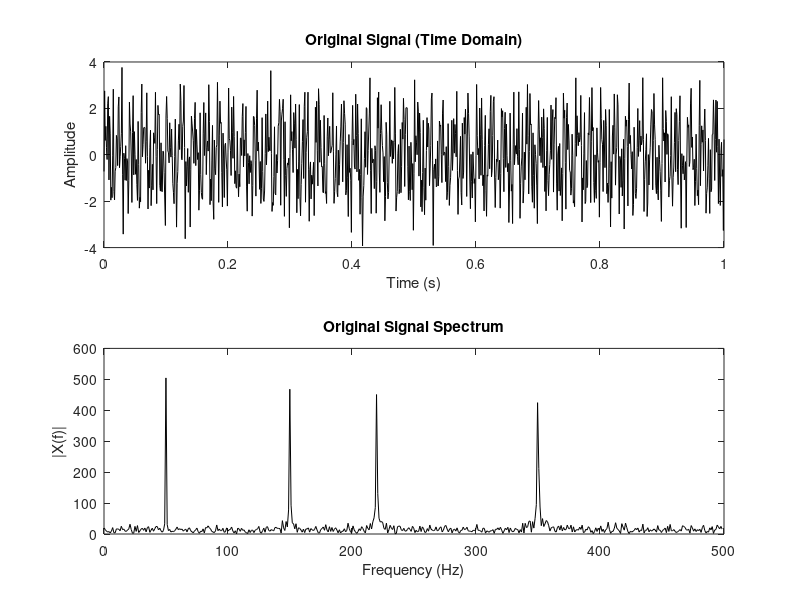
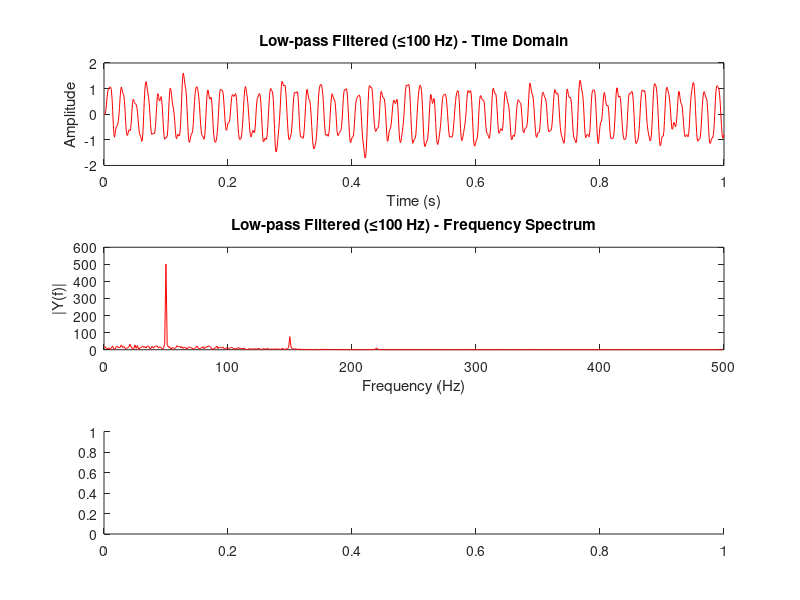

MATLAB code to generate these figures, in order: (Note: this script raises an error after producing the figures.)

clc; clear; close all;

%% Sampling settings
Fs = 1000;               
t = 0:1/Fs:1;            

%% Test signal (sum of sinusoids + noise)
x = sin(2*pi*50*t) + sin(2*pi*150*t) + sin(2*pi*220*t) + sin(2*pi*350*t) + 0.5*randn(size(t));

%% Frequency vector 
f = (0:length(x)-1)*Fs/length(x);

%% Plot original signal 
figure('Name','Original Signal','NumberTitle','off');
subplot(2,1,1);
plot(t,x,'k'); 
title('Original Signal (Time Domain)');
xlabel('Time (s)'); ylabel('Amplitude');

subplot(2,1,2);
X = abs(fft(x));
plot(f(1:floor(end/2)), X(1:floor(end/2)),'k');
title('Original Signal Spectrum');
xlabel('Frequency (Hz)'); ylabel('|X(f)|');

%% Filter parameters 
low_cutoff   = 100/(Fs/2);
high_cutoff  = 200/(Fs/2);
band_cutoff  = [150 300]/(Fs/2);
notch_cutoff = [240 260]/(Fs/2);
multi_cutoff = [50 100 200 250 350 400]/(Fs/2);

%% IIR Filter Designs (Butterworth)
order = 4;
[b_low,a_low]     = butter(order, low_cutoff, 'low');
[b_high,a_high]   = butter(order, high_cutoff, 'high');
[b_band,a_band]   = butter(order, band_cutoff, 'bandpass');
[b_notch,a_notch] = butter(order, notch_cutoff, 'stop');

%% FIR Multi-Band Filter Design using firpm
order_fir = 200;
f_bands = [0 50 100 200 250 350 400 500]/(Fs/2);
a_bands = [1 1 0 0 1 1 0 0];
b_multi = firpm(order_fir, f_bands, a_bands);

%% Apply filters
y_low   = filter(b_low, a_low, x);
y_high  = filter(b_high, a_high, x);
y_band  = filter(b_band, a_band, x);
y_notch = filter(b_notch, a_notch, x);
y_multi = filter(b_multi, 1, x);

%% List of signals and filters
signals = {y_low, y_high, y_band, y_notch, y_multi};
titles  = {'Low-pass Filtered (≤100 Hz)', ...
           'High-pass Filtered (≥200 Hz)', ...
           'Band-pass Filtered (150–300 Hz)', ...
           'Notch Filtered (removes 240–260 Hz)', ...
           'Multi-band Filtered (50-100,200-250,350-400 Hz)'};
b = {b_low, b_high, b_band, b_notch, b_multi};
a = {a_low, a_high, a_band, a_notch, 1};  % FIR: a=1

%% Plot filtered signals (Figure 2+)
for k = 1:length(signals)
    figure('Name', titles{k}, 'NumberTitle','off');
    
    % --- Time domain ---
    subplot(3,1,1);
    plot(t, signals{k}, 'r');
    title([titles{k} ' - Time Domain']);
    xlabel('Time (s)'); ylabel('Amplitude');

    % --- Frequency spectrum ---
    subplot(3,1,2);
    Y = abs(fft(signals{k}));
    plot(f(1:floor(end/2)), Y(1:floor(end/2)), 'r');
    title([titles{k} ' - Frequency Spectrum']);
    xlabel('Frequency (Hz)'); ylabel('|Y(f)|');

    % --- Bode plot ---
    subplot(3,1,3);
    [h,freq] = freqz(b{k}, a{k}, 1024, Fs);
    yyaxis left
    plot(freq, 20*log10(abs(h)), 'b', 'LineWidth', 1.2);
    ylabel('Magnitude (dB)');
    yyaxis right
    plot(freq, angle(h)*180/pi, 'r', 'LineWidth', 1.2);
    ylabel('Phase (deg)');
    xlabel('Frequency (Hz)');
    title([titles{k} ' - Bode Plot']);
    legend('Magnitude','Phase');
end
